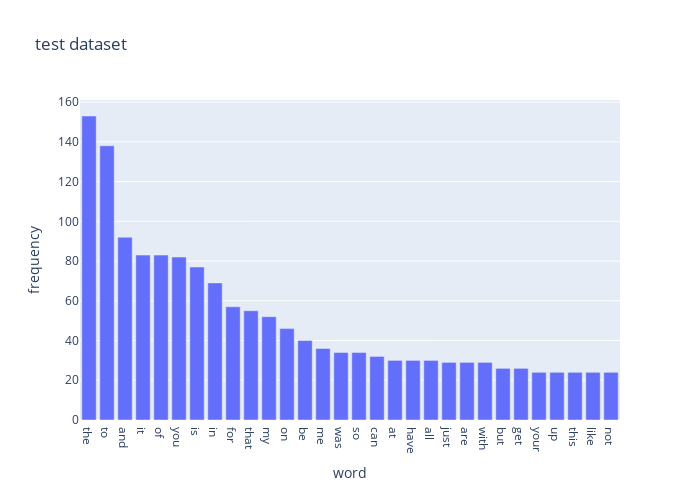

The notebook cell saved with this chart:
### Code cell
fig = px.bar(test_top30, x = "word", y = "frequency", title = "test dataset")
fig.update_layout(width=700, height=500)
fig.show()

### Figure 1 — Plotly figure (JSON) as saved in the notebook; plotly's stock layout.template omitted (floating-point values rounded to 4 significant figures)
{"data": [{"hovertemplate": "word=%{x}<br>frequency=%{y}<extra></extra>", "legendgroup": "", "marker": {"color": "#636efa", "pattern": {"shape": ""}}, "name": "", "orientation": "v", "showlegend": false, "textposition": "auto", "type": "bar", "x": ["the", "to", "and", "it", "of", "you", "is", "in", "for", "that", "my", "on", "be", "me", "was", "so", "can", "at", "have", "all", "just", "are", "with", "but", "get", "your", "up", "this", "like", "not"], "xaxis": "x", "y": [153, 138, 92, 83, 83, 82, 77, 69, 57, 55, 52, 46, 40, 36, 34, 34, 32, 30, 30, 30, 29, 29, 29, 26, 26, 24, 24, 24, 24, 24], "yaxis": "y"}], "layout": {"barmode": "relative", "height": 500, "legend": {"tracegroupgap": 0}, "title": {"text": "test dataset"}, "width": 700, "xaxis": {"anchor": "y", "domain": [0, 1], "title": {"text": "word"}}, "yaxis": {"anchor": "x", "domain": [0, 1], "title": {"text": "frequency"}}}}
